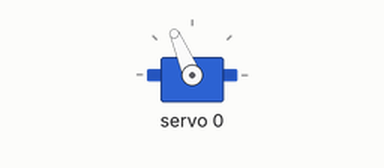
A sketch run on a simulated Arduino Uno, built with avr-gcc and run on an emulated ATmega328P. Parts: servo.

Above: at 0.05 s.
Timing chart, 0 to 4.6 s (numbered marks = the images above):
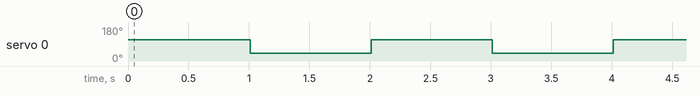

The sketch:

test-aiguillage-servo.ino
```cpp
// TEST-SERVO
// PBA 2018-04-17

#include <Wire.h>
#include <Adafruit_PWMServoDriver.h>

#define SERVO_MIN 200
#define SERVO_MAX 350

// Définit un circuit PCA9685 configuré en adresse 0x40
Adafruit_PWMServoDriver pwm = Adafruit_PWMServoDriver(0x40);

void changeAigPos(int toPos, byte moveSpeed)
{
  static int pos = SERVO_MIN;
  if(!moveSpeed)
    pwm.setPWM(0, 0,pos=toPos); // Déplacement instantané
  else if(pos<toPos)
  {
    for(; pos<=toPos; pos++)
    {
      pwm.setPWM(0, 0,pos); // Déplacement lent
      delay (moveSpeed);
    }
  }
  else if(pos>toPos)
  {
    for(; pos>=toPos; pos--)
    {
      pwm.setPWM(0, 0,pos); // Déplacement lent
      delay (moveSpeed);
    }
  }
}

void setup()
{
  Serial.begin(9600);
  pwm.begin();        // Initialisation du circuit
  pwm.setPWMFreq(50); // Fréquence de fonctionnement
  delay(10);
  changeAigPos(SERVO_MIN,0); // Position de départ
}

void loop()
{
  changeAigPos(SERVO_MAX,0);
  delay(1000);
  changeAigPos(SERVO_MIN,0);
  delay(1000);
}
```

Measured:
- by itself, servo 0: alternates 113° for 1.0 s and 42° for 1.0 s
